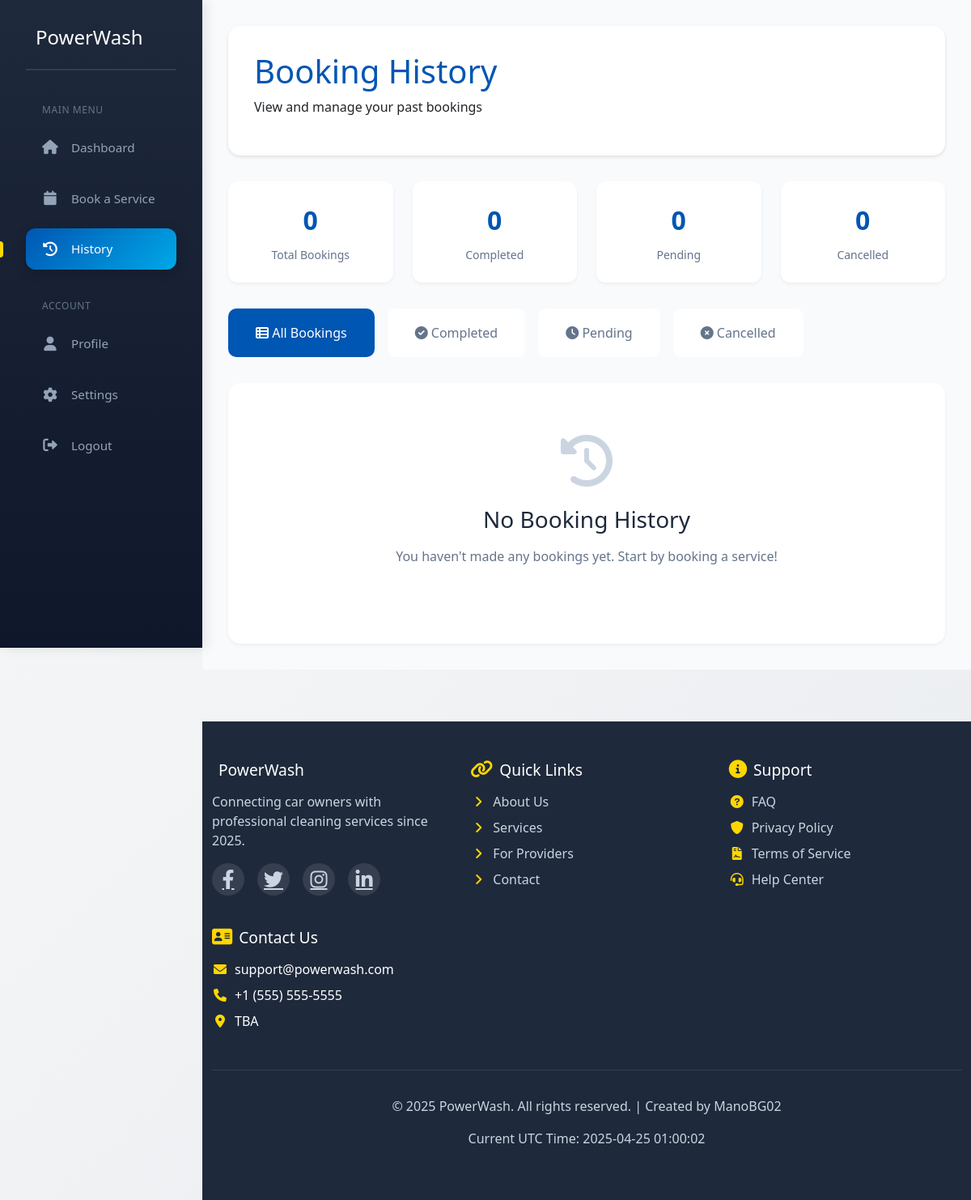
/dashboard/history/ (signed in), run on an earlier commit of the app's database.
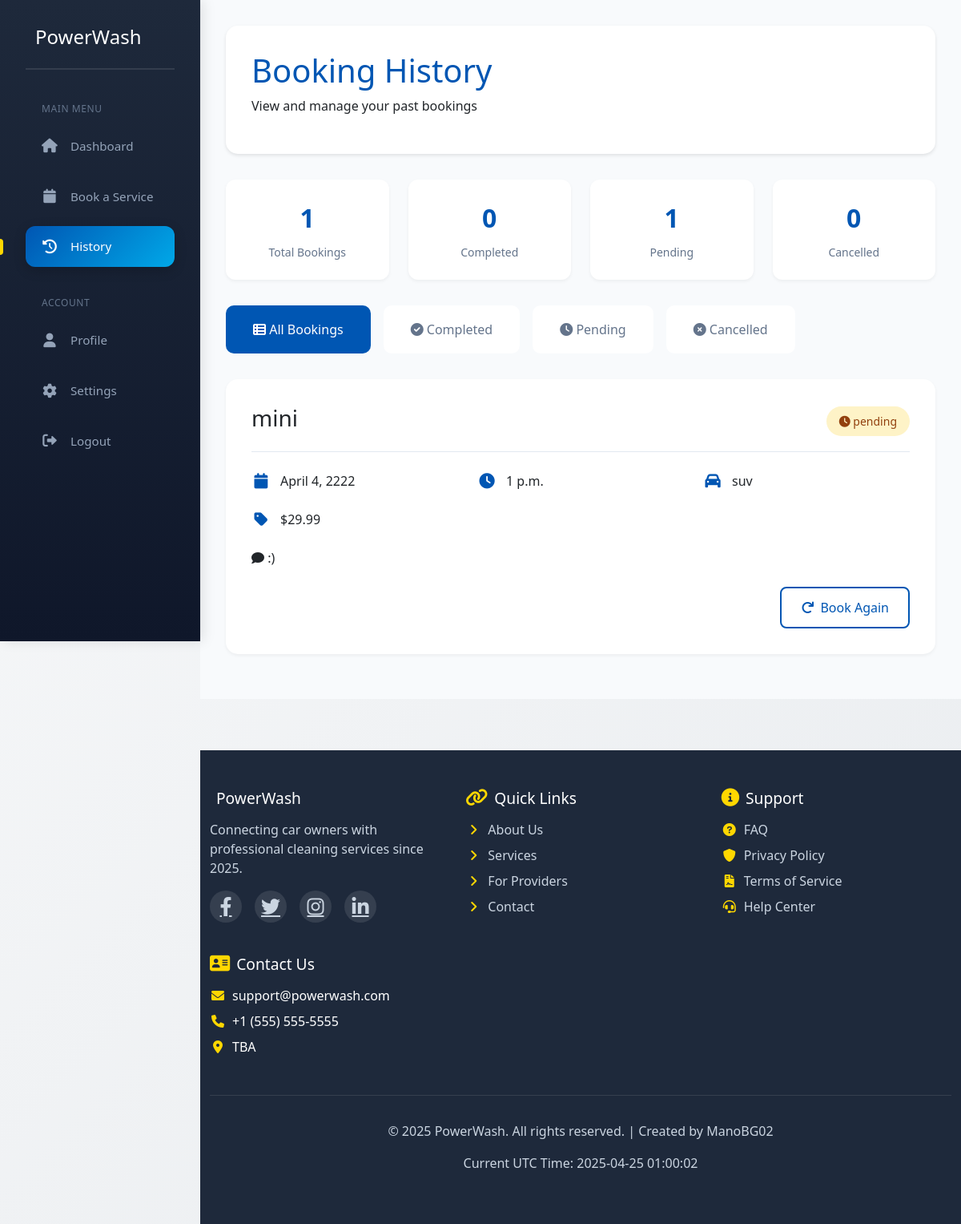
And on a later commit of the database.
### powerwash/models.py (models this page shows, shortened)
class Booking(models.Model):
    SERVICE_CHOICES = [
        ('mini', 'Mini Valet'),
        ('full', 'Full Valet'),
        ('premium', 'Premium Detail')
    ]
    VEHICLE_CHOICES = [
        ('sedan', 'Sedan'),
        ('suv', 'SUV'),
        ('truck', 'Truck'),
        ('van', 'Van')
    ]
    STATUS_CHOICES = [
        ('pending', 'Pending'),
        ('confirmed', 'Confirmed'),
        ('completed', 'Completed'),
        ('cancelled', 'Cancelled')
    ]
    user = models.ForeignKey(User, on_delete=models.CASCADE)
    service_type = models.CharField(max_length=20, choices=SERVICE_CHOICES)
    vehicle_type = models.CharField(max_length=20, choices=VEHICLE_CHOICES)
    date = models.DateField()
    time = models.TimeField()
    special_requests = models.TextField(blank=True, null=True)
    status = models.CharField(max_length=20, choices=STATUS_CHOICES, default='pending')
    created_at = models.DateTimeField(auto_now_add=True)
    class Meta:
        ordering = ['-date', '-time']

### powerwash/views.py (the view)
# urls.py: path('dashboard/history/', views.history_view, name='history'),
@login_required
def history_view(request):
    bookings = Booking.objects.filter(user=request.user).order_by('-date', '-time')
    booking_stats = {
        'all': bookings.count(),
        'pending': bookings.filter(status='pending').count(),
        'completed': bookings.filter(status='completed').count(),
        'cancelled': bookings.filter(status='cancelled').count()
    }
    for booking in bookings:
        if not hasattr(booking, 'price'):
            if booking.service_type == 'mini':
                booking.price = 29.99
            elif booking.service_type == 'full':
                booking.price = 59.99
            else:
                booking.price = 99.99
    context = {
        'bookings': bookings,
        'booking_stats': booking_stats,
    }
    return render(request, 'dashboard/history.html', context)

### powerwash/templates/dashboard/history.html (shortened to what this page needs)
<!DOCTYPE html>
<html lang="en">
<head>
    {% load static %}
    <link rel="stylesheet" href="https://cdnjs.cloudflare.com/ajax/libs/font-awesome/6.0.0/css/all.min.css">
    <link href="https://cdn.jsdelivr.net/npm/bootstrap@5.3.0/dist/css/bootstrap.min.css" rel="stylesheet">
</head>
<body>
    <div class="dashboard-container">
        <aside class="sidebar">
            <div class="logo-container">
                <h2> PowerWash</h2>
            </div>
            <nav class="dashboard-nav">
                <div class="nav-section">
                    <div class="nav-section-title">Main Menu</div>
                    <div class="nav-item">
                        <a href="{% url 'customer_dashboard' %}">
                            <i class="fas fa-home"></i>
                            <span>Dashboard</span>
                        </a>
                    </div>
                    <div class="nav-item">
                        <a href="{% url 'booking' %}">
                            <i class="fas fa-calendar"></i>
                            <span>Book a Service</span>
                        </a>
                    </div>
                    <div class="nav-item active">
                        <a href="{% url 'history' %}">
                            <i class="fas fa-history"></i>
                            <span>History</span>
                        </a>
                    </div>
                </div>
                <div class="nav-section">
                    <div class="nav-section-title">Account</div>
                    <div class="nav-item">
                        <a href="{% url 'profile' %}">
                            <i class="fas fa-user"></i>
                            <span>Profile</span>
                        </a>
                    </div>
                    <div class="nav-item">
                        <a href="{% url 'settings' %}">
                            <i class="fas fa-cog"></i>
                            <span>Settings</span>
                        </a>
                    </div>
                    <div class="nav-item">
                        <a href="#" onclick="event.preventDefault(); document.getElementById('logout-form').submit();">
                            <i class="fas fa-sign-out-alt"></i>
                            <span>Logout</span>
                        </a>
                    </div>
                </div>
            </nav>
        </aside>
        <main class="main-content">
            <div class="dashboard-header">
                <h1>Booking History</h1>
                <p>View and manage your past bookings</p>
            </div>
            <div class="booking-stats">
                <div class="stat-card">
                    <div class="stat-number">{{ booking_stats.all }}</div>
                    <div class="stat-label">Total Bookings</div>
                </div>
                <div class="stat-card">
                    <div class="stat-number">{{ booking_stats.completed }}</div>
                    <div class="stat-label">Completed</div>
                </div>
                <div class="stat-card">
                    <div class="stat-number">{{ booking_stats.pending }}</div>
                    <div class="stat-label">Pending</div>
                </div>
                <div class="stat-card">
                    <div class="stat-number">{{ booking_stats.cancelled }}</div>
                    <div class="stat-label">Cancelled</div>
                </div>
            </div>
            <div class="history-tabs">
                <div class="history-tab active" onclick="filterBookings('all')">
                    <i class="fas fa-th-list"></i> All Bookings
                </div>
                <div class="history-tab" onclick="filterBookings('completed')">
                    <i class="fas fa-check-circle"></i> Completed
                </div>
                <div class="history-tab" onclick="filterBookings('pending')">
                    <i class="fas fa-clock"></i> Pending
                </div>
                <div class="history-tab" onclick="filterBookings('cancelled')">
                    <i class="fas fa-times-circle"></i> Cancelled
                </div>
            </div>
            <div class="booking-history">
                {% if bookings %}
                    {% for booking in bookings %}
                    <div class="booking-history-card" data-status="{{ booking.status }}">
                        <div class="booking-header">
                            <h3>{{ booking.service_type }}</h3>
                            <span class="status-badge status-{{ booking.status|lower }}">
                                <i class="fas fa-{% if booking.status == 'completed' %}check-circle{% elif booking.status == 'pending' %}clock{% else %}times-circle{% endif %}"></i>
                                {{ booking.status }}
                            </span>
                        </div>
                        <div class="booking-info">
                            <div class="info-item">
                                <i class="fas fa-calendar"></i>
                                <span>{{ booking.date }}</span>
                            </div>
                            <div class="info-item">
                                <i class="fas fa-clock"></i>
                                <span>{{ booking.time }}</span>
                            </div>
                            <div class="info-item">
                                <i class="fas fa-car"></i>
                                <span>{{ booking.vehicle_type }}</span>
                            </div>
                            <div class="info-item">
                                <i class="fas fa-tag"></i>
                                <span>${{ booking.price }}</span>
                            </div>
                        </div>
                        {% if booking.special_requests %}
                        <div class="special-requests">
                            <p><i class="fas fa-comment"></i> {{ booking.special_requests }}</p>
                        </div>
                        {% endif %}
                        <div class="booking-actions">
                            <button class="action-btn btn-rebook" onclick="rebookService('{{ booking.id }}')">
                                <i class="fas fa-redo"></i> Book Again
                            </button>
                        </div>
                    </div>
                    {% endfor %}
                {% else %}
                    <div class="no-bookings">
                        <i class="fas fa-history"></i>
                        <h3>No Booking History</h3>
                        <p>You haven't made any bookings yet. Start by booking a service!</p>
                    </div>
                {% endif %}
            </div>
        </main>
    </div>
    <footer class="footer">
        <div class="container">
            <div class="footer-content">
                <div class="footer-section">
                    <h3> PowerWash</h3>
                    <p>Connecting car owners with professional cleaning services since 2025.</p>
                    <div class="social-icons">
                        <a href="#" class="social-icon" title="Facebook"><i class="fab fa-facebook-f"></i></a>
                        <a href="#" class="social-icon" title="Twitter"><i class="fab fa-twitter"></i></a>
                        <a href="#" class="social-icon" title="Instagram"><i class="fab fa-instagram"></i></a>
                        <a href="#" class="social-icon" title="LinkedIn"><i class="fab fa-linkedin-in"></i></a>
                    </div>
                </div>
                <div class="footer-section">
                    <h3><i class="fas fa-link"></i> Quick Links</h3>
                    <ul class="footer-links">
                        <li><i class="fas fa-angle-right"></i><a href="/about.html">About Us</a></li>
                        <li><i class="fas fa-angle-right"></i><a href="/services.html">Services</a></li>
                        <li><i class="fas fa-angle-right"></i><a href="/providers.html">For Providers</a></li>
                        <li><i class="fas fa-angle-right"></i><a href="/contact.html">Contact</a></li>
                    </ul>
                </div>
                <div class="footer-section">
                    <h3><i class="fas fa-info-circle"></i> Support</h3>
                    <ul class="footer-links">
                        <li><i class="fas fa-question-circle"></i><a href="/faq.html">FAQ</a></li>
                        <li><i class="fas fa-shield-alt"></i><a href="/privacy.html">Privacy Policy</a></li>
                        <li><i class="fas fa-file-contract"></i><a href="/terms.html">Terms of Service</a></li>
                        <li><i class="fas fa-headset"></i><a href="/help.html">Help Center</a></li>
                    </ul>
                </div>
                <div class="footer-section">
                    <h3><i class="fas fa-address-card"></i> Contact Us</h3>
                    <ul class="footer-links">
                        <li><i class="fas fa-envelope"></i> support@powerwash.com</li>
                        <li><i class="fas fa-phone"></i> +1 (555) 555-5555</li>
                        <li><i class="fas fa-map-marker-alt"></i> TBA</li>
                    </ul>
                </div>
            </div>
            <div class="footer-bottom">
                <p>&copy; 2025 PowerWash. All rights reserved. | Created by ManoBG02</p>
                <p>Current UTC Time: <span id="current-time">2025-04-01 02:25:11</span></p>
            </div>
        </div>
    </footer>
</body>
</html>

What changed in the data, as far as the page shows it:
added Booking: service_type "mini", status "pending", date "April 4, 2222", time "1 p.m.", vehicle_type "suv", price "29.99", special_requests ":)"
Also different on the page:
{{ booking_stats.all }}: "0" → "1"
{{ booking_stats.pending }}: "0" → "1"
text no longer shown: "No Booking History You haven't made any bookings yet. Start by booking a service!"
